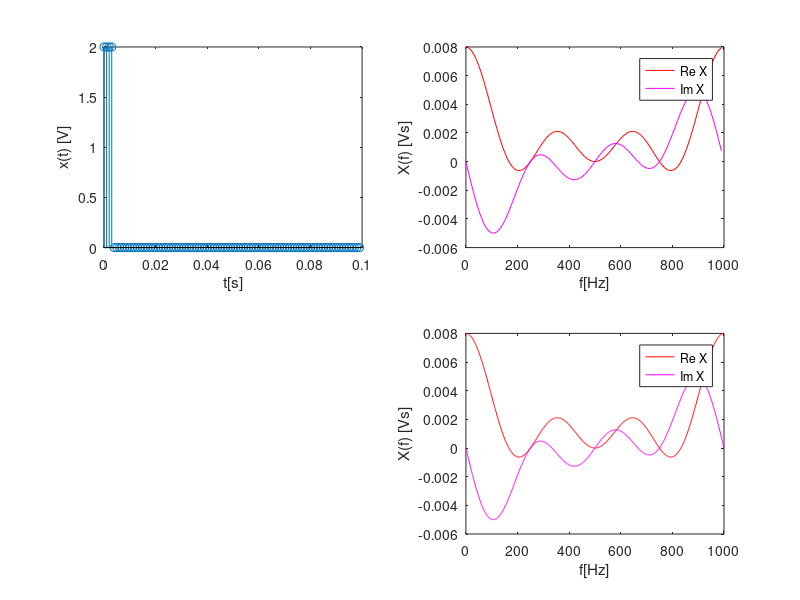

Here is the MATLAB script that generated this plot:
clear all, clf;
T = 1e-3 % s
N = 100
N1 = 3
A = 2 % V

t = (0:N-1)*T
x = A*(t <= N1*T)

subplot(2,2,1)
stem(t,x)
xlabel('t[s]')
ylabel('x(t) [V]')

Fp = 1/T
F = Fp/N
f = (0:N-1)*F
X = T * fft(x)
subplot(2,2,2)
plot(f, real(X), 'r', f, imag(X), 'm')
xlabel('f[Hz]')
ylabel('X(f) [Vs]')
legend('Re X', 'Im X')

df = 1 % Hz
fa = 0:df:Fp
Xa = A*T*(exp(-i*2*pi*fa*T*(N1+1))-1) ./ (exp(-i*2*pi*fa*T)-1) %./ fa la divisione punto a punto
subplot(2,2,4)
plot(fa, real(Xa), 'r', fa, imag(Xa), 'm')
xlabel('f[Hz]')
ylabel('X(f) [Vs]')
legend('Re X', 'Im X')